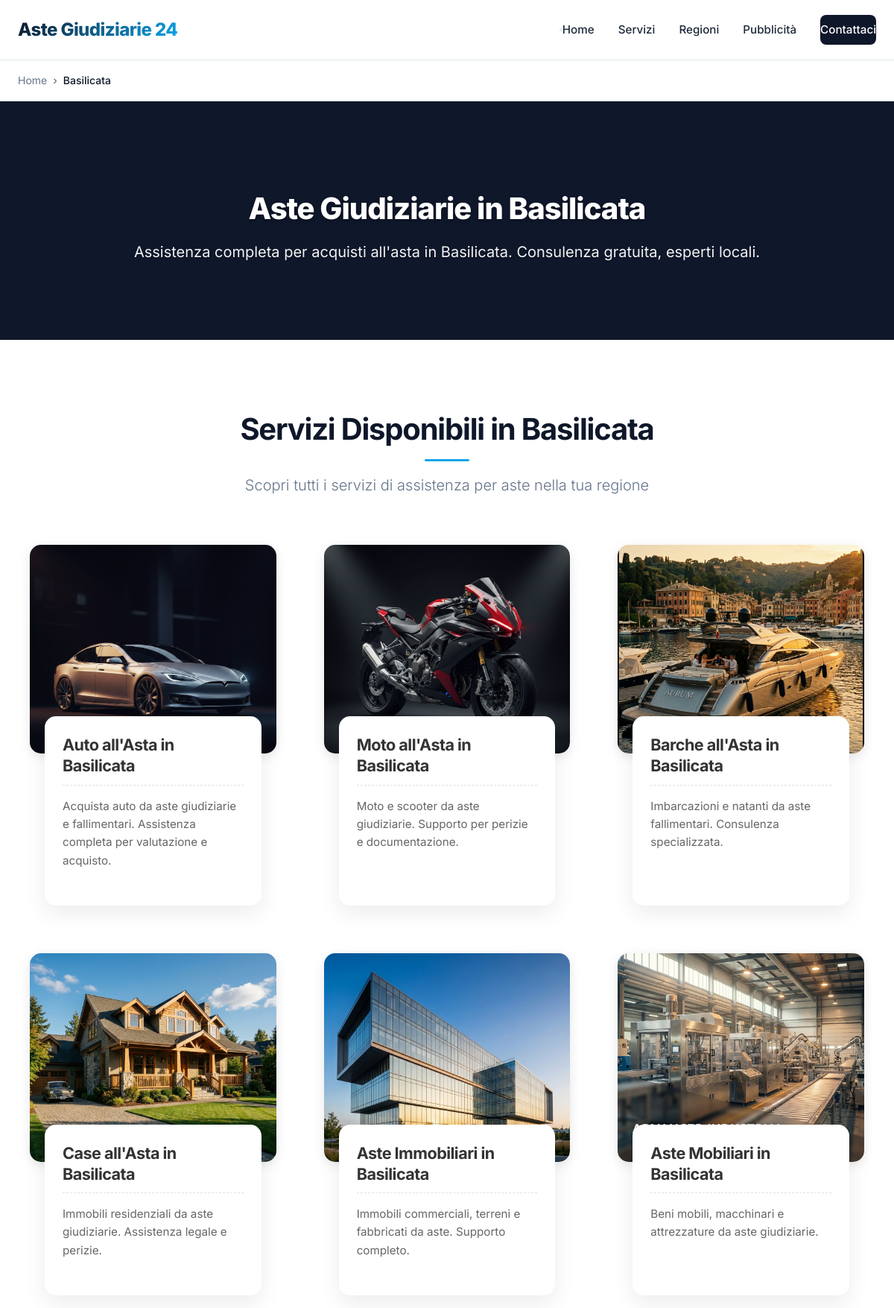
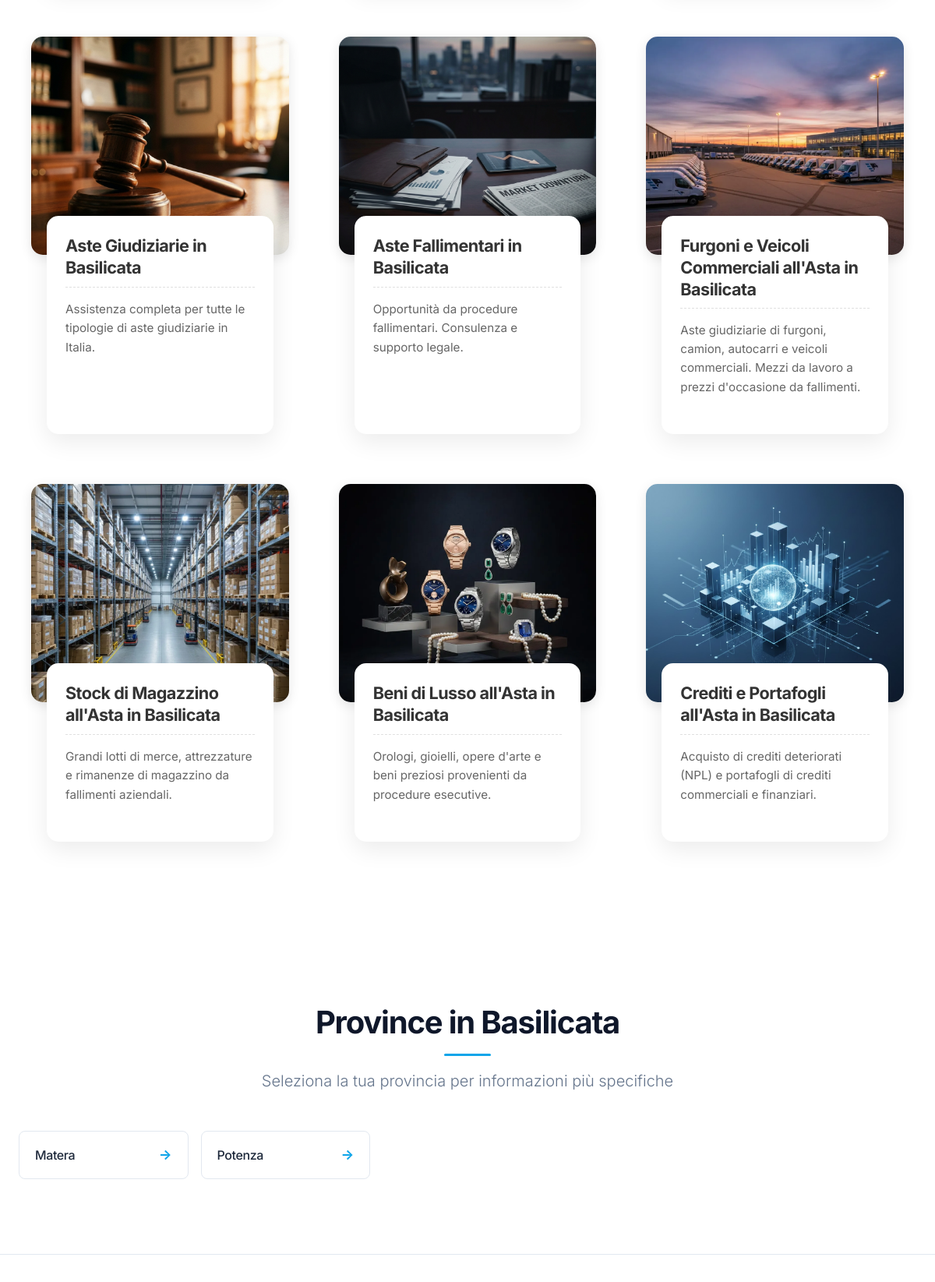
Screenshot of /regioni/basilicata (upper part) with the database file from the repository (2 pictures, top to bottom).
### tables this page shows
CREATE TABLE `regioni` (
  `id` int NOT NULL AUTO_INCREMENT,
  `nome` varchar(100) NOT NULL,
  `slug` varchar(100) NOT NULL,
  `codice_istat` varchar(2) NOT NULL,
  `attiva` tinyint(1) NOT NULL DEFAULT '1',
  `contenuto_custom` text,
  `meta_title` varchar(70) DEFAULT NULL,
  `meta_description` varchar(200) DEFAULT NULL,
  PRIMARY KEY (`id`),
  UNIQUE KEY `slug` (`slug`),
  KEY `idx_slug` (`slug`),
  KEY `idx_attiva` (`attiva`)
);

CREATE TABLE `servizi` (
  `id` int NOT NULL AUTO_INCREMENT,
  `nome` varchar(100) NOT NULL,
  `slug` varchar(100) NOT NULL,
  `categoria` enum('veicoli','immobili','altro') NOT NULL,
  `descrizione_breve` varchar(160) DEFAULT NULL,
  `features` text,
  `prezzo` decimal(10,2) DEFAULT NULL,
  `contenuto` text,
  `immagine` varchar(255) DEFAULT NULL,
  `attivo` tinyint(1) NOT NULL DEFAULT '1',
  `ordine` int NOT NULL DEFAULT '0',
  `meta_title` text,
  `meta_description` text,
  PRIMARY KEY (`id`),
  UNIQUE KEY `slug` (`slug`),
  KEY `idx_slug` (`slug`),
  KEY `idx_categoria` (`categoria`),
  KEY `idx_attivo` (`attivo`),
  KEY `idx_ordine` (`ordine`)
);

CREATE TABLE `province` (
  `id` int NOT NULL AUTO_INCREMENT,
  `nome` varchar(100) NOT NULL,
  `slug` varchar(100) NOT NULL,
  `sigla` varchar(2) NOT NULL,
  `regione_id` int NOT NULL,
  `attiva` tinyint(1) NOT NULL DEFAULT '1',
  `contenuto_custom` text,
  `meta_title` varchar(70) DEFAULT NULL,
  `meta_description` varchar(200) DEFAULT NULL,
  PRIMARY KEY (`id`),
  UNIQUE KEY `slug` (`slug`),
  KEY `idx_slug` (`slug`),
  KEY `idx_regione` (`regione_id`),
  KEY `idx_attiva` (`attiva`),
  CONSTRAINT `fk_provincia_regione` FOREIGN KEY (`regione_id`) REFERENCES `regioni` (`id`) ON DELETE CASCADE
);

### public/index.php (called while the page is built)
<?php
require_once __DIR__ . '/../router.php';

### includes/db.php (called while the page is built, shortened)
<?php
class Database
{
    private static $instance = null;
    private $pdo;
    private function __construct()
    {
        try {
            $dsn = "mysql:host=" . DB_HOST . ";port=" . DB_PORT . ";dbname=" . DB_NAME . ";charset=" . DB_CHARSET;
            $options = [
                PDO::ATTR_ERRMODE => PDO::ERRMODE_EXCEPTION,
                PDO::ATTR_DEFAULT_FETCH_MODE => PDO::FETCH_ASSOC,
                PDO::ATTR_EMULATE_PREPARES => false,
                PDO::MYSQL_ATTR_INIT_COMMAND => "SET NAMES " . DB_CHARSET
            ];
            $this->pdo = new PDO($dsn, DB_USER, DB_PASS, $options);
        } catch (PDOException $e) {
            $this->logError('Database connection failed: ' . $e->getMessage());
            if (APP_DEBUG) {
                die('Database connection failed: ' . $e->getMessage());
            } else {
                die('Database connection failed. Please contact support.');
            }
        }
    }
    public static function getInstance()
    {
        if (self::$instance === null) {
            self::$instance = new self();
        }
        return self::$instance;
    }
    public function query($sql, $params = [])
    {
        try {
            $stmt = $this->pdo->prepare($sql);
            $stmt->execute($params);
            return $stmt;
        } catch (PDOException $e) {
            $this->logError('Query failed: ' . $e->getMessage() . ' | SQL: ' . $sql);
            throw $e;
        }
    }
    public function fetchAll($sql, $params = [])
    {
        return $this->query($sql, $params)->fetchAll();
    }
    public function fetchOne($sql, $params = [])
    {
        return $this->query($sql, $params)->fetch();
    }
}
function db()
{
    return Database::getInstance();
}

### public/regioni/regione-template.php (the view, shortened to what this page needs)
<?php
require_once __DIR__ . '/../../includes/db.php';
require_once __DIR__ . '/../../includes/functions.php';
$servizi = getAllServizi();
$province = getProvinceByRegione($regione['id']);
$canonical = APP_URL . '/regioni/' . $regione['slug'];
$breadcrumbItems = [
    ['name' => 'Home', 'url' => APP_URL],
    ['name' => $regione['nome'], 'url' => $canonical]
];
include __DIR__ . '/../../includes/header.php';
?>
<section class="breadcrumb-section">
    <div class="container">
        <?= renderBreadcrumbs($breadcrumbItems) ?>
    </div>
</section>
<section class="hero hero-small">
    <div class="hero-overlay"></div>
    <div class="container">
        <div class="hero-content">
            <h1 class="hero-title">
                Aste Giudiziarie in <?= htmlspecialchars($regione['nome']) ?>
            </h1>
            <p class="hero-subtitle">
                Assistenza completa per acquisti all'asta in <?= htmlspecialchars($regione['nome']) ?>. Consulenza
                gratuita, esperti locali.
            </p>
        </div>
    </div>
</section>
<section class="services-section">
    <div class="container">
        <div class="section-header">
            <h2>Servizi Disponibili in <?= htmlspecialchars($regione['nome']) ?></h2>
            <p>Scopri tutti i servizi di assistenza per aste nella tua regione</p>
        </div>
        <div class="services-grid">
            <?php foreach ($servizi as $s): ?>
                <a href="/<?= $s['slug'] ?>/<?= $regione['slug'] ?>" class="service-link"
                    style="text-decoration: none; color: inherit;">
                    <article class="service-card">
                        <div class="service-card-img">
                            <?php if (!empty($s['immagine'])): ?>
                                <img src="<?= htmlspecialchars($s['immagine']) ?>" alt="<?= htmlspecialchars($s['nome']) ?>">
                            <?php endif; ?>
                        </div>
                        <div class="service-card-content">
                            <h3 class="service-title">
                                <?= htmlspecialchars($s['nome']) ?> in <?= htmlspecialchars($regione['nome']) ?>
                            </h3>
                            <div class="service-divider"></div>
                            <p class="service-description">
                                <?= htmlspecialchars($s['descrizione_breve']) ?>
                            </p>
                        </div>
                    </article>
                </a>
            <?php endforeach; ?>
        </div>
    </div>
</section>
<?php if (!empty($province)): ?>
    <section class="locations-section">
        <div class="container">
            <div class="section-header">
                <h2>Province in <?= htmlspecialchars($regione['nome']) ?></h2>
                <p>Seleziona la tua provincia per informazioni più specifiche</p>
            </div>
            <div class="locations-grid">
                <?php foreach ($province as $prov): ?>
                    <a href="/province/<?= $prov['slug'] ?>" class="location-card">
                        <h3><?= htmlspecialchars($prov['nome']) ?></h3>
                        <span class="location-arrow">→</span>
                    </a>
                <?php endforeach; ?>
            </div>
        </div>
    </section>
<?php endif; ?>
<section id="contatti" class="contact-section">
</section>
<?php include __DIR__ . '/../../includes/footer.php'; ?>

### rows the page displays
regioni: nome "Basilicata"
servizi: immagine (picture), nome "Auto all'Asta", descrizione_breve "Acquista auto da aste giudiziarie e fallimentari. Assistenza completa per valutazione e acquisto."
servizi: immagine (picture), nome "Moto all'Asta", descrizione_breve "Moto e scooter da aste giudiziarie. Supporto per perizie e documentazione."
servizi: immagine (picture), nome "Barche all'Asta", descrizione_breve "Imbarcazioni e natanti da aste fallimentari. Consulenza specializzata."
servizi: immagine (picture), nome "Case all'Asta", descrizione_breve "Immobili residenziali da aste giudiziarie. Assistenza legale e perizie."
servizi: immagine (picture), nome "Aste Immobiliari", descrizione_breve "Immobili commerciali, terreni e fabbricati da aste. Supporto completo."
servizi: immagine (picture), nome "Aste Mobiliari", descrizione_breve "Beni mobili, macchinari e attrezzature da aste giudiziarie."
servizi: immagine (picture), nome "Aste Giudiziarie", descrizione_breve "Assistenza completa per tutte le tipologie di aste giudiziarie in Italia."
servizi: immagine (picture), nome "Aste Fallimentari", descrizione_breve "Opportunità da procedure fallimentari. Consulenza e supporto legale."
servizi: immagine (picture), nome "Furgoni e Veicoli Commerciali all'Asta", descrizione_breve "Aste giudiziarie di furgoni, camion, autocarri e veicoli commerciali. Mezzi da lavoro a prezzi d'occasione da fallimenti."
servizi: immagine (picture), nome "Stock di Magazzino all'Asta", descrizione_breve "Grandi lotti di merce, attrezzature e rimanenze di magazzino da fallimenti aziendali."
servizi: immagine (picture), nome "Beni di Lusso all'Asta", descrizione_breve "Orologi, gioielli, opere d'arte e beni preziosi provenienti da procedure esecutive."
servizi: immagine (picture), nome "Crediti e Portafogli all'Asta", descrizione_breve "Acquisto di crediti deteriorati (NPL) e portafogli di crediti commerciali e finanziari."
province: nome "Matera"
province: nome "Potenza"

### other values shown
$item['name'] "Home"
$item['name'] "Basilicata"
